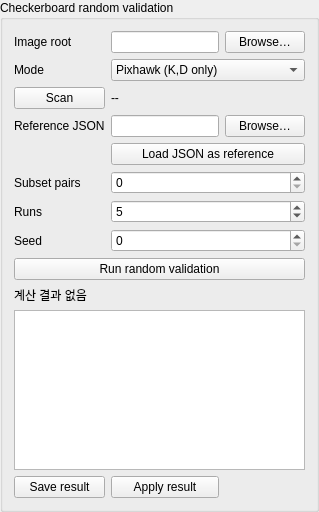
<ui version="4.0">
  <class>Form</class>
  <widget class="QGroupBox" name="group">
    <property name="title">
      <string>Checkerboard random validation</string>
    </property>
    <property name="minimumSize">
      <size>
        <width>0</width>
        <height>0</height>
      </size>
    </property>
    <property name="maximumSize">
      <size>
        <width>16777215</width>
        <height>16777215</height>
      </size>
    </property>
    <layout class="QGridLayout" name="grid">
      <property name="leftMargin">
        <number>11</number>
      </property>
      <property name="topMargin">
        <number>11</number>
      </property>
      <property name="rightMargin">
        <number>11</number>
      </property>
      <property name="bottomMargin">
        <number>11</number>
      </property>
      <property name="spacing">
        <number>-1</number>
      </property>
      <item row="0" column="0" rowspan="1" colspan="1">
        <widget class="QLabel" name="item1">
          <property name="text">
            <string>Image root</string>
          </property>
          <property name="wordWrap">
            <bool>false</bool>
          </property>
          <property name="minimumSize">
            <size>
              <width>0</width>
              <height>0</height>
            </size>
          </property>
          <property name="maximumSize">
            <size>
              <width>16777215</width>
              <height>16777215</height>
            </size>
          </property>
        </widget>
      </item>
      <item row="0" column="1" rowspan="1" colspan="1">
        <widget class="QLineEdit" name="checkerboard_validation_root_edit">
          <property name="toolTip">
            <string>Directory containing left/right checkerboard capture images to validate against.</string>
          </property>
          <property name="minimumSize">
            <size>
              <width>0</width>
              <height>0</height>
            </size>
          </property>
          <property name="maximumSize">
            <size>
              <width>16777215</width>
              <height>16777215</height>
            </size>
          </property>
        </widget>
      </item>
      <item row="0" column="2" rowspan="1" colspan="1">
        <widget class="QPushButton" name="browse_root_button">
          <property name="text">
            <string>Browse…</string>
          </property>
          <property name="minimumSize">
            <size>
              <width>0</width>
              <height>0</height>
            </size>
          </property>
          <property name="maximumSize">
            <size>
              <width>16777215</width>
              <height>16777215</height>
            </size>
          </property>
        </widget>
      </item>
      <item row="1" column="0" rowspan="1" colspan="1">
        <widget class="QLabel" name="item2">
          <property name="text">
            <string>Mode</string>
          </property>
          <property name="wordWrap">
            <bool>false</bool>
          </property>
          <property name="minimumSize">
            <size>
              <width>0</width>
              <height>0</height>
            </size>
          </property>
          <property name="maximumSize">
            <size>
              <width>16777215</width>
              <height>16777215</height>
            </size>
          </property>
        </widget>
      </item>
      <item row="1" column="1" rowspan="1" colspan="2">
        <widget class="QComboBox" name="checkerboard_validation_mode_combo">
          <property name="minimumSize">
            <size>
              <width>0</width>
              <height>0</height>
            </size>
          </property>
          <property name="maximumSize">
            <size>
              <width>16777215</width>
              <height>16777215</height>
            </size>
          </property>
          <item>
            <property name="text">
              <string>Pixhawk (K,D only)</string>
            </property>
          </item>
          <item>
            <property name="text">
              <string>Checkerboard (K,D + R,t)</string>
            </property>
          </item>
        </widget>
      </item>
      <item row="2" column="0" rowspan="1" colspan="1">
        <widget class="QPushButton" name="scan_button">
          <property name="text">
            <string>Scan</string>
          </property>
          <property name="minimumSize">
            <size>
              <width>0</width>
              <height>0</height>
            </size>
          </property>
          <property name="maximumSize">
            <size>
              <width>16777215</width>
              <height>16777215</height>
            </size>
          </property>
        </widget>
      </item>
      <item row="2" column="1" rowspan="1" colspan="2">
        <widget class="QLabel" name="checkerboard_validation_scan_label">
          <property name="text">
            <string>--</string>
          </property>
          <property name="wordWrap">
            <bool>true</bool>
          </property>
          <property name="minimumSize">
            <size>
              <width>0</width>
              <height>0</height>
            </size>
          </property>
          <property name="maximumSize">
            <size>
              <width>16777215</width>
              <height>16777215</height>
            </size>
          </property>
        </widget>
      </item>
      <item row="3" column="0" rowspan="1" colspan="1">
        <widget class="QLabel" name="item3">
          <property name="text">
            <string>Reference JSON</string>
          </property>
          <property name="wordWrap">
            <bool>false</bool>
          </property>
          <property name="minimumSize">
            <size>
              <width>0</width>
              <height>0</height>
            </size>
          </property>
          <property name="maximumSize">
            <size>
              <width>16777215</width>
              <height>16777215</height>
            </size>
          </property>
        </widget>
      </item>
      <item row="3" column="1" rowspan="1" colspan="1">
        <widget class="QLineEdit" name="checkerboard_validation_json_edit">
          <property name="toolTip">
            <string>Existing intrinsics/extrinsics JSON to use as the validation reference, instead of capturing and computing a fresh result in Compute first.</string>
          </property>
          <property name="minimumSize">
            <size>
              <width>0</width>
              <height>0</height>
            </size>
          </property>
          <property name="maximumSize">
            <size>
              <width>16777215</width>
              <height>16777215</height>
            </size>
          </property>
        </widget>
      </item>
      <item row="3" column="2" rowspan="1" colspan="1">
        <widget class="QPushButton" name="browse_json_button">
          <property name="text">
            <string>Browse…</string>
          </property>
          <property name="minimumSize">
            <size>
              <width>0</width>
              <height>0</height>
            </size>
          </property>
          <property name="maximumSize">
            <size>
              <width>16777215</width>
              <height>16777215</height>
            </size>
          </property>
        </widget>
      </item>
      <item row="4" column="1" rowspan="1" colspan="2">
        <widget class="QPushButton" name="load_json_button">
          <property name="text">
            <string>Load JSON as reference</string>
          </property>
          <property name="minimumSize">
            <size>
              <width>0</width>
              <height>0</height>
            </size>
          </property>
          <property name="maximumSize">
            <size>
              <width>16777215</width>
              <height>16777215</height>
            </size>
          </property>
        </widget>
      </item>
      <item row="5" column="0" rowspan="1" colspan="1">
        <widget class="QLabel" name="item4">
          <property name="text">
            <string>Subset pairs</string>
          </property>
          <property name="wordWrap">
            <bool>false</bool>
          </property>
          <property name="minimumSize">
            <size>
              <width>0</width>
              <height>0</height>
            </size>
          </property>
          <property name="maximumSize">
            <size>
              <width>16777215</width>
              <height>16777215</height>
            </size>
          </property>
        </widget>
      </item>
      <item row="5" column="1" rowspan="1" colspan="2">
        <widget class="QSpinBox" name="checkerboard_validation_random_pair_count_spin">
          <property name="toolTip">
            <string>Stereo pairs per random subset run; 0 auto-sizes the same way a normal run does.</string>
          </property>
          <property name="minimumSize">
            <size>
              <width>0</width>
              <height>0</height>
            </size>
          </property>
          <property name="maximumSize">
            <size>
              <width>16777215</width>
              <height>16777215</height>
            </size>
          </property>
          <property name="minimum">
            <number>0</number>
          </property>
          <property name="maximum">
            <number>500</number>
          </property>
          <property name="value">
            <number>0</number>
          </property>
          <property name="singleStep">
            <number>1</number>
          </property>
        </widget>
      </item>
      <item row="6" column="0" rowspan="1" colspan="1">
        <widget class="QLabel" name="item5">
          <property name="text">
            <string>Runs</string>
          </property>
          <property name="wordWrap">
            <bool>false</bool>
          </property>
          <property name="minimumSize">
            <size>
              <width>0</width>
              <height>0</height>
            </size>
          </property>
          <property name="maximumSize">
            <size>
              <width>16777215</width>
              <height>16777215</height>
            </size>
          </property>
        </widget>
      </item>
      <item row="6" column="1" rowspan="1" colspan="2">
        <widget class="QSpinBox" name="checkerboard_validation_random_runs_spin">
          <property name="minimumSize">
            <size>
              <width>0</width>
              <height>0</height>
            </size>
          </property>
          <property name="maximumSize">
            <size>
              <width>16777215</width>
              <height>16777215</height>
            </size>
          </property>
          <property name="minimum">
            <number>1</number>
          </property>
          <property name="maximum">
            <number>50</number>
          </property>
          <property name="value">
            <number>5</number>
          </property>
          <property name="singleStep">
            <number>1</number>
          </property>
        </widget>
      </item>
      <item row="7" column="0" rowspan="1" colspan="1">
        <widget class="QLabel" name="item6">
          <property name="text">
            <string>Seed</string>
          </property>
          <property name="wordWrap">
            <bool>false</bool>
          </property>
          <property name="minimumSize">
            <size>
              <width>0</width>
              <height>0</height>
            </size>
          </property>
          <property name="maximumSize">
            <size>
              <width>16777215</width>
              <height>16777215</height>
            </size>
          </property>
        </widget>
      </item>
      <item row="7" column="1" rowspan="1" colspan="2">
        <widget class="QSpinBox" name="checkerboard_validation_seed_spin">
          <property name="toolTip">
            <string>0 uses a non-deterministic seed.</string>
          </property>
          <property name="minimumSize">
            <size>
              <width>0</width>
              <height>0</height>
            </size>
          </property>
          <property name="maximumSize">
            <size>
              <width>16777215</width>
              <height>16777215</height>
            </size>
          </property>
          <property name="minimum">
            <number>0</number>
          </property>
          <property name="maximum">
            <number>999999</number>
          </property>
          <property name="value">
            <number>0</number>
          </property>
          <property name="singleStep">
            <number>1</number>
          </property>
        </widget>
      </item>
      <item row="8" column="0" rowspan="1" colspan="3">
        <widget class="QPushButton" name="checkerboard_validation_random_button">
          <property name="text">
            <string>Run random validation</string>
          </property>
          <property name="toolTip">
            <string>Requires a reference result first: load one above, or run a normal compute in Compute. Recomputes K,D (and R,t in Checkerboard mode) from several random subsets of the scanned stereo pairs and reports how much the result varies.</string>
          </property>
          <property name="minimumSize">
            <size>
              <width>0</width>
              <height>0</height>
            </size>
          </property>
          <property name="maximumSize">
            <size>
              <width>16777215</width>
              <height>16777215</height>
            </size>
          </property>
        </widget>
      </item>
      <item row="9" column="0" rowspan="1" colspan="3">
        <widget class="QLabel" name="checkerboard_validation_status_label">
          <property name="text">
            <string>계산 결과 없음</string>
          </property>
          <property name="wordWrap">
            <bool>true</bool>
          </property>
          <property name="minimumSize">
            <size>
              <width>0</width>
              <height>0</height>
            </size>
          </property>
          <property name="maximumSize">
            <size>
              <width>16777215</width>
              <height>16777215</height>
            </size>
          </property>
        </widget>
      </item>
      <item row="10" column="0" rowspan="1" colspan="3">
        <widget class="QPlainTextEdit" name="checkerboard_validation_results_text">
          <property name="minimumSize">
            <size>
              <width>0</width>
              <height>0</height>
            </size>
          </property>
          <property name="maximumSize">
            <size>
              <width>16777215</width>
              <height>160</height>
            </size>
          </property>
          <property name="readOnly">
            <bool>true</bool>
          </property>
        </widget>
      </item>
      <item row="11" column="0" rowspan="1" colspan="1">
        <widget class="QPushButton" name="checkerboard_validation_save_button">
          <property name="text">
            <string>Save result</string>
          </property>
          <property name="minimumSize">
            <size>
              <width>0</width>
              <height>0</height>
            </size>
          </property>
          <property name="maximumSize">
            <size>
              <width>16777215</width>
              <height>16777215</height>
            </size>
          </property>
        </widget>
      </item>
      <item row="11" column="1" rowspan="1" colspan="1">
        <widget class="QPushButton" name="checkerboard_validation_apply_button">
          <property name="text">
            <string>Apply result</string>
          </property>
          <property name="minimumSize">
            <size>
              <width>0</width>
              <height>0</height>
            </size>
          </property>
          <property name="maximumSize">
            <size>
              <width>16777215</width>
              <height>16777215</height>
            </size>
          </property>
        </widget>
      </item>
    </layout>
  </widget>
  <resources />
  <connections />
</ui>
